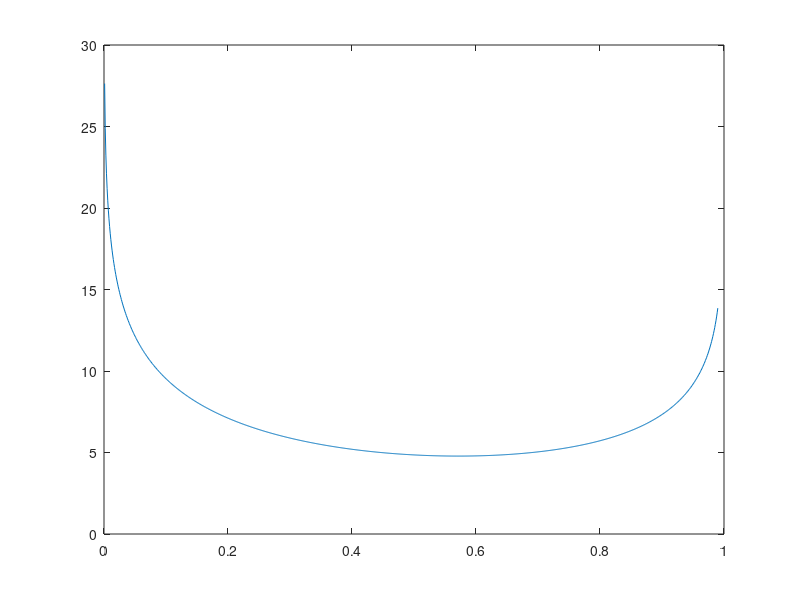

MATLAB code for this plot: (Note: this script raises an error after producing the figure.)
%% Uebung 1 zu Kapitel 5: X-Entropie des Muenzwurfs

N = 7;
NK = 4;
% Daten:
xs = @(t) -NK*log(t) - (N-NK)*log(1-t);

th = 0.001:0.001:0.99;
plot(th, xs(th));
hold on;
xline(NK/N, 'k--', 'LineWidth', 2);
plot(NK/N, xs(NK/N), 'xr', 'MarkerSize', 10);
xlabel('\theta', 'FontSize', 16), ylabel('XS(\theta)', 'FontSize', 16);
title(sprintf('Kreuzentropie %ixK, %ixZ', NK, N-NK), 'FontSize', 16);
legend('XS', sprintf('%i/%i', NK,N), 'FontSize', 16);

%% Anfangspunkt des Gradientenabstiegs
t0 = 0.1;
plot(t0, xs(t0), 'xg', 'DisplayName','\theta_0');
hold off; 

%% Anwenden des einfachen Gradientenabstiegs
nIts = 5;


